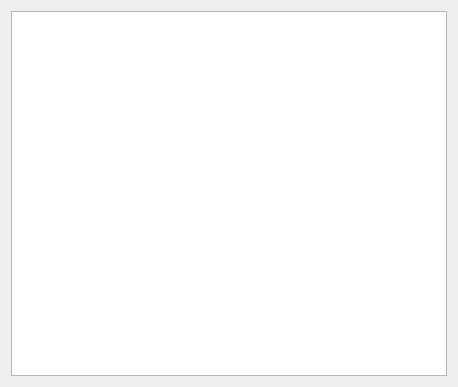
<?xml version="1.0" encoding="UTF-8"?>
<ui version="4.0">
 <class>Widget</class>
 <widget class="QWidget" name="Widget">
  <property name="geometry">
   <rect>
    <x>0</x>
    <y>0</y>
    <width>458</width>
    <height>387</height>
   </rect>
  </property>
  <property name="windowTitle">
   <string>Widget</string>
  </property>
  <layout class="QVBoxLayout" name="verticalLayout">
   <item>
    <widget class="QTableWidget" name="tableWidget"/>
   </item>
  </layout>
 </widget>
 <resources/>
 <connections/>
</ui>
